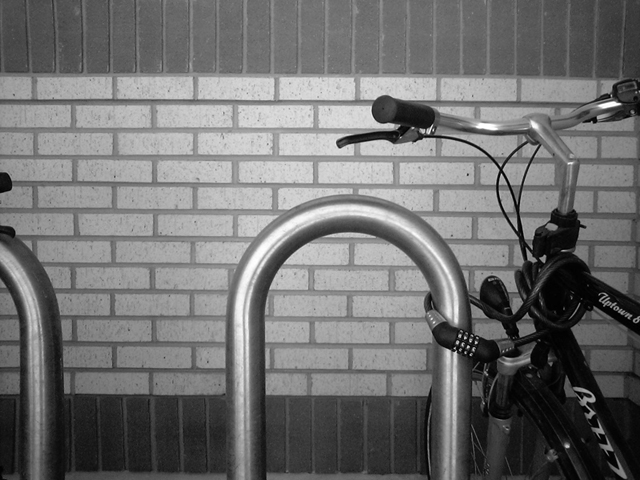
#> input picture Project 2/Task2_4/Bikesgray.jpg, 640 x 480 px
$ python 2_4.py   (older library calls are emulated)
#> lines starting #> are read from the running program, lines starting #| are printed output that depends on the picture
import numpy as np
from scipy import ndimage
import scipy.misc as misc
import time

imagePath = 'Bikesgray'

# window size
w_size = 9

#  Standard deviation for range distance. A larger value results in
#  averaging of pixels with larger spatial differences.
sigma_spatial = 5

# Standard deviation for grayvalue distance. A larger value results
#  in averaging of pixels with larger radiometric differences
sigma_color   = 0.1

# Middle point eg. if w_size = 11 => mOver2 = 5
mOver2 = int(np.floor(w_size / 2))

# Create Gaussian Kernel
x = np.arange(w_size)
g = np.exp(-0.5 * ((x - np.floor(w_size / 2.)) / sigma_spatial) ** 2)  # gaussian
distance_kern = np.outer(g, g)
distance_kern /= distance_kern.sum()

image = ndimage.imread(imagePath + ".jpg")
#> image is the input picture: shape (480, 640); min 0, max 255, mean 112.2

# Get image's width and height
imWidth = image.shape[0]
#> imWidth = 480
imHeight = image.shape[1]
#> imHeight = 640

# If it is an RGB image, take a single channel
if len(image.shape) == 3:
    image = image[:, :, 0]

image= image/255.  # normalize image
start = time.time()

# Initialize weight ind image as zero
out_image = np.zeros((imWidth, imHeight), dtype=np.float)
weights = np.zeros((imWidth, imHeight), dtype=np.float)

# Traverse every (i, j) eg. -5 to +5
for i in range(-mOver2, mOver2 + 1):
    for j in range(-mOver2, mOver2 + 1):
        # Shift the image by i,j to get f(x-i, y-j)
        rolledImage = np.roll(np.roll(image, i, axis=0), j, axis=1)

        # Find f(x-i, y-j) - f(x, y)
        intensity_dif = (rolledImage - image)

        # Multiplication of intensity difference weight and distance kernel
        partsTimeShifted = rolledImage * distance_kern[mOver2 + i, mOver2 + j]

        # G_{\rho}
        tmp = np.exp(-(np.multiply(intensity_dif, intensity_dif) / (2. * (sigma_color ** 2))))

        # A sum for i, j
        ij = np.multiply(tmp, partsTimeShifted)

        # do the sum operation
        out_image = out_image + ij

        # weight for this (i, j) pair. add it to all (i, j)s
        weights = weights + (tmp * distance_kern[mOver2 + i, mOver2 + j])
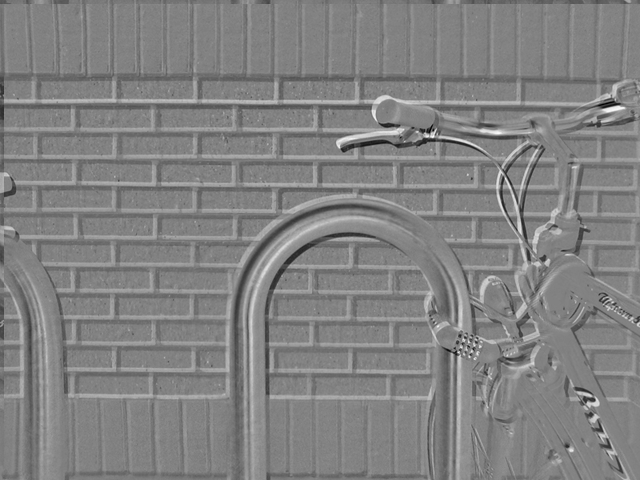
#> intensity_dif: shape (480, 640) float64; min -0.894, max 0.859, mean -1.48e-18; drawn with min black and max white
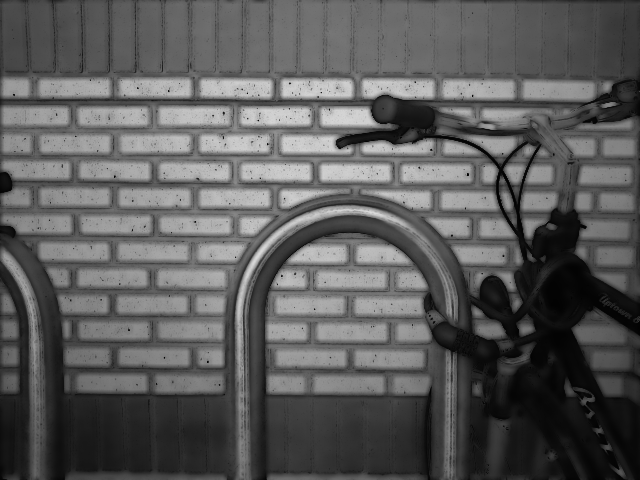
#> out_image: shape (480, 640) float64; min 0.00758, max 0.862, mean 0.359
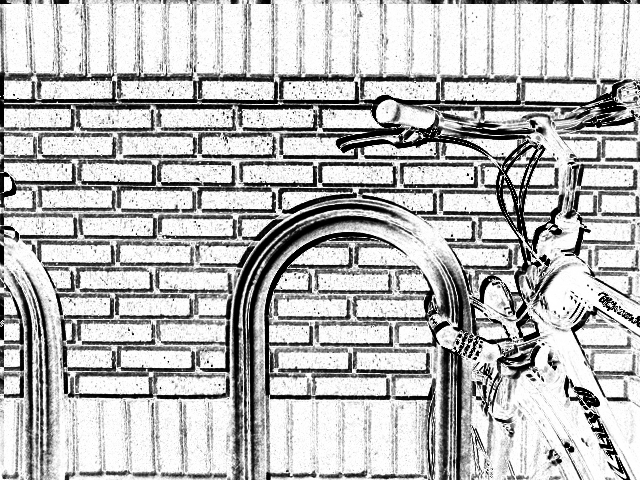
#> tmp: shape (480, 640) float64; min 4.37e-18, max 1, mean 0.723
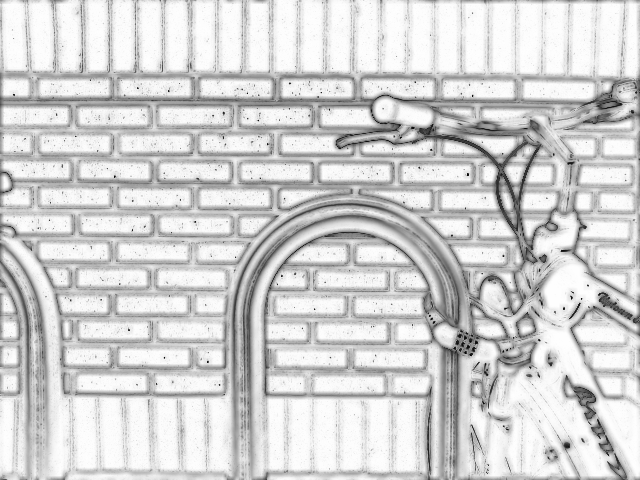
#> weights: shape (480, 640) float64; min 0.0166, max 1, mean 0.824

# Normalize every location
normalizedImage = np.divide(out_image, weights)

# This is the result
misc.imsave(imagePath + "_result_win_size_"+str(w_size)+"_sigma_spatial_"+str(sigma_spatial)+"_sigma_color_"+
            str(sigma_color)+".png", normalizedImage)

end = time.time()
print ("The operation took {0} milliseconds".format(end - start))
